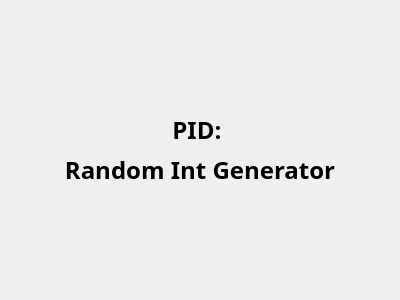
<?xml version="1.0" encoding="UTF-8"?>
<ui version="4.0">
 <class>RandomIntWindow</class>
 <widget class="QWidget" name="RandomIntWindow">
  <property name="geometry">
   <rect>
    <x>0</x>
    <y>0</y>
    <width>400</width>
    <height>300</height>
   </rect>
  </property>
  <property name="font">
   <font>
    <family>Ubuntu Mono</family>
    <pointsize>18</pointsize>
    <weight>75</weight>
    <bold>true</bold>
   </font>
  </property>
  <property name="windowTitle">
   <string>Random Int Generator</string>
  </property>
  <layout class="QVBoxLayout" name="verticalLayout">
   <item>
    <widget class="QLabel" name="pidLabel">
     <property name="text">
      <string>PID: </string>
     </property>
     <property name="alignment">
      <set>Qt::AlignBottom|Qt::AlignHCenter</set>
     </property>
    </widget>
   </item>
   <item>
    <widget class="QLabel" name="randomIntLabel">
     <property name="font">
      <font>
       <pointsize>18</pointsize>
      </font>
     </property>
     <property name="text">
      <string>Random Int Generator</string>
     </property>
     <property name="alignment">
      <set>Qt::AlignHCenter|Qt::AlignTop</set>
     </property>
    </widget>
   </item>
  </layout>
 </widget>
 <resources/>
 <connections/>
</ui>
